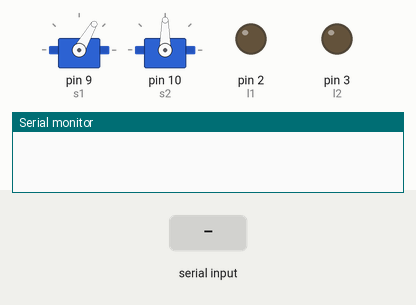
Simulated run of this sketch. Board: Arduino Uno, built with avr-gcc and run on an emulated ATmega328P. Shown: 2 × servo, output pins drawn as LEDs (lit = HIGH), the last lines printed to the serial monitor. The inputs (shaded band) are chosen by the test bench. Pins used as bus, display or sensor lines are not drawn.

Above: at 1.2 s.
1.3 s: "f" received over Serial
At 2.2 s:
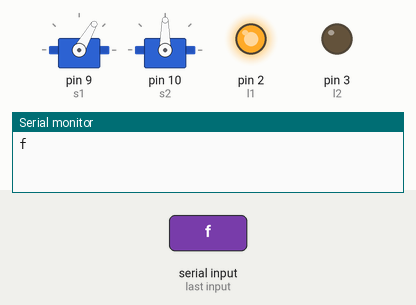
2.8 s: "b" received over Serial
At 3.3 s:
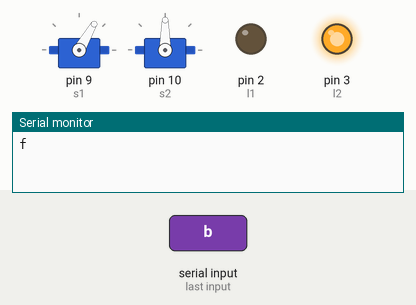
4.3 s: "u" received over Serial
At 5.5 s:
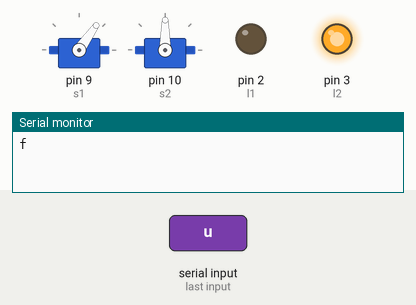
5.8 s: "l" received over Serial
At 6.8 s:
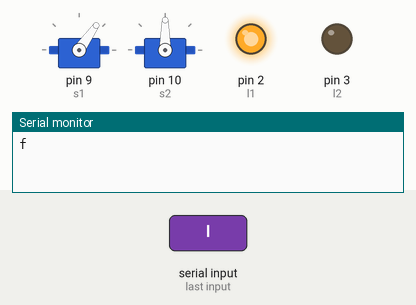
7.3 s: "1" received over Serial
At 8.0 s:
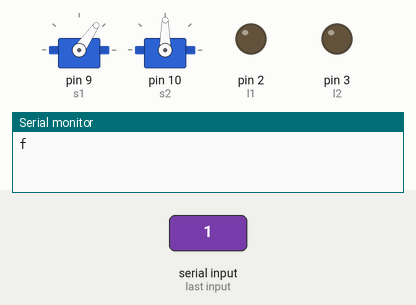
8.8 s: byte 121 (121) received over Serial
At 9.1 s:
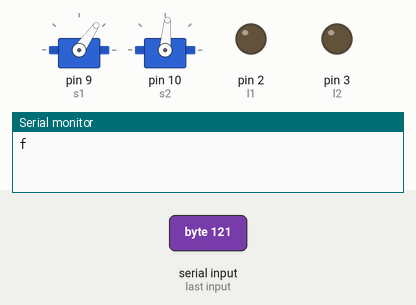
Timing chart, 0 to 11.3 s (numbered marks = the images above; inputs shaded):
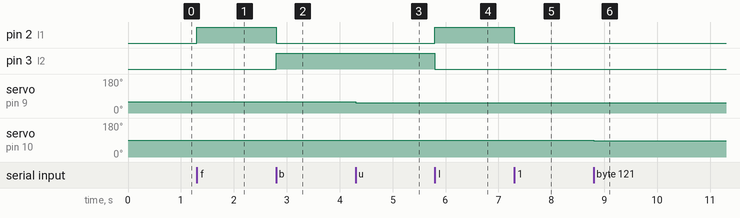

The sketch:

arduino_code.ino
```cpp
#include <Servo.h>
#define l1 2
#define l2 3
#define r1 4
#define r2 5
int angle1=60;
int angle2=90;
int step = 5;

int incomingByte=0;
Servo s1,s2;

void setup() {
  Serial.begin(9600);
  pinMode(l1,OUTPUT);
  pinMode(l2,OUTPUT);
  pinMode(r1,OUTPUT);
  pinMode(r2,OUTPUT);
  s1.attach(9);
  s2.attach(10);
  s1.write(60);
  s2.write(90);
}

void loop() {
  if (Serial.available() > 0) {
    incomingByte = Serial.read();

    if(incomingByte==102){      // forward
    digitalWrite(2,HIGH);
    digitalWrite(3,LOW);
    digitalWrite(4,HIGH);
    digitalWrite(5,LOW);
    Serial.print("f");
    }
    else if(incomingByte==98){   // backward
     digitalWrite(l1,LOW);
    digitalWrite(l2,HIGH);
    digitalWrite(r1,LOW);
    digitalWrite(r2,HIGH);

    }
    else if(incomingByte==108){    //left
     digitalWrite(l1,HIGH);
    digitalWrite(l2,LOW);
    digitalWrite(r1,LOW);
    digitalWrite(r2,HIGH);

    }
    else if(incomingByte==114){    // right
     digitalWrite(l1,LOW);
    digitalWrite(l2,HIGH);
    digitalWrite(r1,HIGH);
    digitalWrite(r2,LOW);
    }
    else if(incomingByte==117){    // upward   u
     angle1 -= step;
     if(angle1<0)
      angle1 =0;
      s1.write(angle1);
    }
    else if(incomingByte==100){    // downward    d
      angle1 += step;
      if(angle1>180)
      angle1=180;
      s1.write(angle1);
    }
    else if(incomingByte==121){    // camera left  x
     angle2 -= step;
     if(angle2<0)
      angle2 =0;
     s2.write(angle2);
    }
     else if(incomingByte==120){    // camera right y
      angle2 += step;
      if(angle2>180)
      angle2=180;
      s2.write(angle2);
    }
    else{                            // stop
    digitalWrite(l1,LOW);
    digitalWrite(l2,LOW);
    digitalWrite(r1,LOW);
    digitalWrite(r2,LOW);
    s2.write(90);
    }

  }
}
```

Measured:
- after the input at 1.3 s, pin 2 (l1): LOW → HIGH at once
- after the input at 2.8 s, pin 2 (l1): HIGH → LOW at once; pin 3 (l2): LOW → HIGH at once
- after the input at 4.3 s, servo on pin 9 (s1): 60° → 55° at once
- after the input at 5.8 s, pin 2 (l1): LOW → HIGH at once; pin 3 (l2): HIGH → LOW at once
- after the input at 7.3 s, pin 2 (l1): HIGH → LOW at once
- after the input at 8.8 s, servo on pin 10 (s2): 90° → 85° at once
